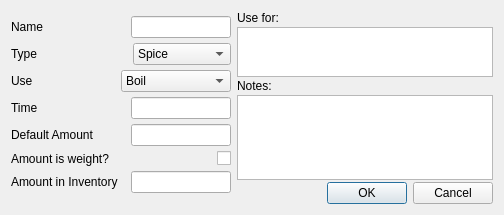
<?xml version="1.0" encoding="UTF-8"?>
<ui version="4.0">
 <class>miscEditor</class>
 <widget class="QDialog" name="miscEditor">
  <property name="geometry">
   <rect>
    <x>0</x>
    <y>0</y>
    <width>504</width>
    <height>215</height>
   </rect>
  </property>
  <property name="windowTitle">
   <string>Misc Editor</string>
  </property>
  <property name="configSection" stdset="0">
   <string notr="true">miscEditor</string>
  </property>
  <layout class="QVBoxLayout" name="verticalLayout_3">
   <item>
    <layout class="QHBoxLayout" name="horizontalLayout_7">
     <item>
      <layout class="QVBoxLayout" name="verticalLayout">
       <property name="spacing">
        <number>0</number>
       </property>
       <item>
        <layout class="QHBoxLayout" name="horizontalLayout">
         <item>
          <widget class="QLabel" name="label_name">
           <property name="sizePolicy">
            <sizepolicy hsizetype="Expanding" vsizetype="Fixed">
             <horstretch>0</horstretch>
             <verstretch>0</verstretch>
            </sizepolicy>
           </property>
           <property name="text">
            <string>Name</string>
           </property>
           <property name="alignment">
            <set>Qt::AlignLeading|Qt::AlignLeft|Qt::AlignVCenter</set>
           </property>
           <property name="buddy">
            <cstring>lineEdit_name</cstring>
           </property>
          </widget>
         </item>
         <item>
          <widget class="QLineEdit" name="lineEdit_name">
           <property name="sizePolicy">
            <sizepolicy hsizetype="Fixed" vsizetype="Fixed">
             <horstretch>100</horstretch>
             <verstretch>0</verstretch>
            </sizepolicy>
           </property>
           <property name="minimumSize">
            <size>
             <width>100</width>
             <height>0</height>
            </size>
           </property>
           <property name="maximumSize">
            <size>
             <width>100</width>
             <height>16777215</height>
            </size>
           </property>
           <property name="toolTip">
            <string>Name</string>
           </property>
          </widget>
         </item>
        </layout>
       </item>
       <item>
        <layout class="QHBoxLayout" name="horizontalLayout_2">
         <property name="spacing">
          <number>6</number>
         </property>
         <item>
          <widget class="QLabel" name="label_type">
           <property name="sizePolicy">
            <sizepolicy hsizetype="Expanding" vsizetype="Fixed">
             <horstretch>0</horstretch>
             <verstretch>0</verstretch>
            </sizepolicy>
           </property>
           <property name="text">
            <string>Type</string>
           </property>
           <property name="alignment">
            <set>Qt::AlignLeading|Qt::AlignLeft|Qt::AlignVCenter</set>
           </property>
           <property name="buddy">
            <cstring>comboBox_type</cstring>
           </property>
          </widget>
         </item>
         <item>
          <widget class="QComboBox" name="comboBox_type">
           <property name="toolTip">
            <string>Type</string>
           </property>
           <item>
            <property name="text">
             <string>Spice</string>
            </property>
           </item>
           <item>
            <property name="text">
             <string>Fining</string>
            </property>
           </item>
           <item>
            <property name="text">
             <string>Water Agent</string>
            </property>
           </item>
           <item>
            <property name="text">
             <string>Herb</string>
            </property>
           </item>
           <item>
            <property name="text">
             <string>Flavor</string>
            </property>
           </item>
           <item>
            <property name="text">
             <string>Other</string>
            </property>
           </item>
          </widget>
         </item>
        </layout>
       </item>
       <item>
        <layout class="QHBoxLayout" name="horizontalLayout_3">
         <item>
          <widget class="QLabel" name="label_use">
           <property name="sizePolicy">
            <sizepolicy hsizetype="Preferred" vsizetype="Fixed">
             <horstretch>0</horstretch>
             <verstretch>0</verstretch>
            </sizepolicy>
           </property>
           <property name="text">
            <string>Use</string>
           </property>
           <property name="alignment">
            <set>Qt::AlignLeading|Qt::AlignLeft|Qt::AlignVCenter</set>
           </property>
           <property name="buddy">
            <cstring>comboBox_use</cstring>
           </property>
          </widget>
         </item>
         <item>
          <widget class="QComboBox" name="comboBox_use">
           <property name="toolTip">
            <string>Use</string>
           </property>
           <item>
            <property name="text">
             <string>Boil</string>
            </property>
           </item>
           <item>
            <property name="text">
             <string>Mash</string>
            </property>
           </item>
           <item>
            <property name="text">
             <string>Primary</string>
            </property>
           </item>
           <item>
            <property name="text">
             <string>Secondary</string>
            </property>
           </item>
           <item>
            <property name="text">
             <string>Bottling</string>
            </property>
           </item>
          </widget>
         </item>
        </layout>
       </item>
       <item>
        <layout class="QHBoxLayout" name="horizontalLayout_4">
         <item>
          <widget class="BtTimeLabel" name="label_time">
           <property name="sizePolicy">
            <sizepolicy hsizetype="Expanding" vsizetype="Fixed">
             <horstretch>0</horstretch>
             <verstretch>0</verstretch>
            </sizepolicy>
           </property>
           <property name="contextMenuPolicy">
            <enum>Qt::CustomContextMenu</enum>
           </property>
           <property name="text">
            <string>Time</string>
           </property>
           <property name="alignment">
            <set>Qt::AlignLeading|Qt::AlignLeft|Qt::AlignVCenter</set>
           </property>
           <property name="buddy">
            <cstring>lineEdit_time</cstring>
           </property>
          </widget>
         </item>
         <item>
          <widget class="BtTimeEdit" name="lineEdit_time">
           <property name="sizePolicy">
            <sizepolicy hsizetype="Fixed" vsizetype="Fixed">
             <horstretch>100</horstretch>
             <verstretch>0</verstretch>
            </sizepolicy>
           </property>
           <property name="minimumSize">
            <size>
             <width>100</width>
             <height>0</height>
            </size>
           </property>
           <property name="maximumSize">
            <size>
             <width>100</width>
             <height>16777215</height>
            </size>
           </property>
           <property name="toolTip">
            <string>Time</string>
           </property>
           <property name="editField" stdset="0">
            <string notr="true">time</string>
           </property>
          </widget>
         </item>
        </layout>
       </item>
       <item>
        <layout class="QHBoxLayout" name="horizontalLayout_5">
         <property name="spacing">
          <number>6</number>
         </property>
         <item>
          <widget class="BtMixedLabel" name="label_amount">
           <property name="sizePolicy">
            <sizepolicy hsizetype="Expanding" vsizetype="Fixed">
             <horstretch>0</horstretch>
             <verstretch>0</verstretch>
            </sizepolicy>
           </property>
           <property name="contextMenuPolicy">
            <enum>Qt::CustomContextMenu</enum>
           </property>
           <property name="text">
            <string>Default Amount</string>
           </property>
           <property name="buddy">
            <cstring>lineEdit_amount</cstring>
           </property>
          </widget>
         </item>
         <item>
          <widget class="BtMixedEdit" name="lineEdit_amount">
           <property name="sizePolicy">
            <sizepolicy hsizetype="Fixed" vsizetype="Fixed">
             <horstretch>100</horstretch>
             <verstretch>0</verstretch>
            </sizepolicy>
           </property>
           <property name="minimumSize">
            <size>
             <width>100</width>
             <height>0</height>
            </size>
           </property>
           <property name="maximumSize">
            <size>
             <width>100</width>
             <height>16777215</height>
            </size>
           </property>
           <property name="toolTip">
            <string>Amount</string>
           </property>
           <property name="editField" stdset="0">
            <string notr="true">amount</string>
           </property>
          </widget>
         </item>
        </layout>
       </item>
       <item>
        <layout class="QHBoxLayout" name="horizontalLayout_6">
         <item>
          <widget class="QLabel" name="label_isWeight">
           <property name="sizePolicy">
            <sizepolicy hsizetype="Expanding" vsizetype="Preferred">
             <horstretch>0</horstretch>
             <verstretch>0</verstretch>
            </sizepolicy>
           </property>
           <property name="toolTip">
            <string>Check it if the amount listed is in kg instead of L.</string>
           </property>
           <property name="text">
            <string>Amount is weight?</string>
           </property>
           <property name="buddy">
            <cstring>checkBox_isWeight</cstring>
           </property>
          </widget>
         </item>
         <item>
          <widget class="QCheckBox" name="checkBox_isWeight">
           <property name="sizePolicy">
            <sizepolicy hsizetype="Minimum" vsizetype="Fixed">
             <horstretch>0</horstretch>
             <verstretch>0</verstretch>
            </sizepolicy>
           </property>
           <property name="toolTip">
            <string>Checked if the given amount is weight instead of volume</string>
           </property>
           <property name="text">
            <string/>
           </property>
          </widget>
         </item>
        </layout>
       </item>
       <item>
        <layout class="QHBoxLayout" name="horizontalLayout_17">
         <item>
          <widget class="BtMixedLabel" name="label_inventory">
           <property name="contextMenuPolicy">
            <enum>Qt::CustomContextMenu</enum>
           </property>
           <property name="text">
            <string>Amount in Inventory</string>
           </property>
           <property name="buddy">
            <cstring>lineEdit_inventory</cstring>
           </property>
          </widget>
         </item>
         <item>
          <widget class="BtMixedEdit" name="lineEdit_inventory">
           <property name="sizePolicy">
            <sizepolicy hsizetype="Maximum" vsizetype="Fixed">
             <horstretch>0</horstretch>
             <verstretch>0</verstretch>
            </sizepolicy>
           </property>
           <property name="maximumSize">
            <size>
             <width>100</width>
             <height>16777215</height>
            </size>
           </property>
           <property name="toolTip">
            <string>Amount in inventory</string>
           </property>
           <property name="editField" stdset="0">
            <string notr="true">inventory</string>
           </property>
          </widget>
         </item>
        </layout>
       </item>
      </layout>
     </item>
     <item>
      <layout class="QVBoxLayout" name="verticalLayout_2">
       <property name="spacing">
        <number>2</number>
       </property>
       <property name="sizeConstraint">
        <enum>QLayout::SetFixedSize</enum>
       </property>
       <item>
        <widget class="QLabel" name="label_useFor">
         <property name="text">
          <string>Use for:</string>
         </property>
         <property name="buddy">
          <cstring>textEdit_useFor</cstring>
         </property>
        </widget>
       </item>
       <item>
        <widget class="QTextEdit" name="textEdit_useFor">
         <property name="sizePolicy">
          <sizepolicy hsizetype="Preferred" vsizetype="Maximum">
           <horstretch>200</horstretch>
           <verstretch>50</verstretch>
          </sizepolicy>
         </property>
         <property name="maximumSize">
          <size>
           <width>1000</width>
           <height>50</height>
          </size>
         </property>
        </widget>
       </item>
       <item>
        <widget class="QLabel" name="label_notes">
         <property name="text">
          <string>Notes:</string>
         </property>
         <property name="buddy">
          <cstring>textEdit_notes</cstring>
         </property>
        </widget>
       </item>
       <item>
        <widget class="QTextEdit" name="textEdit_notes">
         <property name="sizePolicy">
          <sizepolicy hsizetype="Preferred" vsizetype="Preferred">
           <horstretch>200</horstretch>
           <verstretch>50</verstretch>
          </sizepolicy>
         </property>
         <property name="minimumSize">
          <size>
           <width>200</width>
           <height>50</height>
          </size>
         </property>
         <property name="maximumSize">
          <size>
           <width>1000</width>
           <height>1000</height>
          </size>
         </property>
        </widget>
       </item>
       <item>
        <widget class="QDialogButtonBox" name="buttonBox">
         <property name="orientation">
          <enum>Qt::Horizontal</enum>
         </property>
         <property name="standardButtons">
          <set>QDialogButtonBox::Cancel|QDialogButtonBox::Ok</set>
         </property>
        </widget>
       </item>
      </layout>
     </item>
    </layout>
   </item>
  </layout>
 </widget>
 <customwidgets>
  <customwidget>
   <class>BtTimeEdit</class>
   <extends>QLineEdit</extends>
   <header>BtLineEdit.h</header>
   <slots>
    <slot>lineChanged(Unit::unitDisplay,Unit::unitScale)</slot>
   </slots>
  </customwidget>
  <customwidget>
   <class>BtTimeLabel</class>
   <extends>QLabel</extends>
   <header>BtLabel.h</header>
   <slots>
    <signal>labelChanged(Unit::unitDisplay,Unit::unitScale)</signal>
   </slots>
  </customwidget>
  <customwidget>
   <class>BtMixedLabel</class>
   <extends>QLabel</extends>
   <header>BtLabel.h</header>
   <slots>
    <signal>labelChanged(Unit::unitDisplay,Unit::unitScale)</signal>
   </slots>
  </customwidget>
  <customwidget>
   <class>BtMixedEdit</class>
   <extends>QLineEdit</extends>
   <header>BtLineEdit.h</header>
   <slots>
    <slot>lineChanged(Unit::unitDisplay,Unit::unitScale)</slot>
    <slot>setIsWeight(bool)</slot>
   </slots>
  </customwidget>
 </customwidgets>
 <resources/>
 <connections>
  <connection>
   <sender>buttonBox</sender>
   <signal>accepted()</signal>
   <receiver>miscEditor</receiver>
   <slot>accept()</slot>
   <hints>
    <hint type="sourcelabel">
     <x>490</x>
     <y>208</y>
    </hint>
    <hint type="destinationlabel">
     <x>157</x>
     <y>274</y>
    </hint>
   </hints>
  </connection>
  <connection>
   <sender>buttonBox</sender>
   <signal>rejected()</signal>
   <receiver>miscEditor</receiver>
   <slot>reject()</slot>
   <hints>
    <hint type="sourcelabel">
     <x>497</x>
     <y>208</y>
    </hint>
    <hint type="destinationlabel">
     <x>286</x>
     <y>274</y>
    </hint>
   </hints>
  </connection>
  <connection>
   <sender>label_time</sender>
   <signal>labelChanged(Unit::unitDisplay,Unit::unitScale)</signal>
   <receiver>lineEdit_time</receiver>
   <slot>lineChanged(Unit::unitDisplay,Unit::unitScale)</slot>
   <hints>
    <hint type="sourcelabel">
     <x>20</x>
     <y>108</y>
    </hint>
    <hint type="destinationlabel">
     <x>186</x>
     <y>108</y>
    </hint>
   </hints>
  </connection>
  <connection>
   <sender>label_amount</sender>
   <signal>labelChanged(Unit::unitDisplay,Unit::unitScale)</signal>
   <receiver>lineEdit_amount</receiver>
   <slot>lineChanged(Unit::unitDisplay,Unit::unitScale)</slot>
   <hints>
    <hint type="sourcelabel">
     <x>69</x>
     <y>138</y>
    </hint>
    <hint type="destinationlabel">
     <x>176</x>
     <y>137</y>
    </hint>
   </hints>
  </connection>
  <connection>
   <sender>label_inventory</sender>
   <signal>labelChanged(Unit::unitDisplay,Unit::unitScale)</signal>
   <receiver>lineEdit_inventory</receiver>
   <slot>lineChanged(Unit::unitDisplay,Unit::unitScale)</slot>
   <hints>
    <hint type="sourcelabel">
     <x>108</x>
     <y>195</y>
    </hint>
    <hint type="destinationlabel">
     <x>151</x>
     <y>195</y>
    </hint>
   </hints>
  </connection>
  <connection>
   <sender>checkBox_isWeight</sender>
   <signal>toggled(bool)</signal>
   <receiver>lineEdit_amount</receiver>
   <slot>setIsWeight(bool)</slot>
   <hints>
    <hint type="sourcelabel">
     <x>222</x>
     <y>163</y>
    </hint>
    <hint type="destinationlabel">
     <x>218</x>
     <y>136</y>
    </hint>
   </hints>
  </connection>
  <connection>
   <sender>checkBox_isWeight</sender>
   <signal>toggled(bool)</signal>
   <receiver>lineEdit_inventory</receiver>
   <slot>setIsWeight(bool)</slot>
   <hints>
    <hint type="sourcelabel">
     <x>231</x>
     <y>168</y>
    </hint>
    <hint type="destinationlabel">
     <x>227</x>
     <y>197</y>
    </hint>
   </hints>
  </connection>
 </connections>
</ui>
